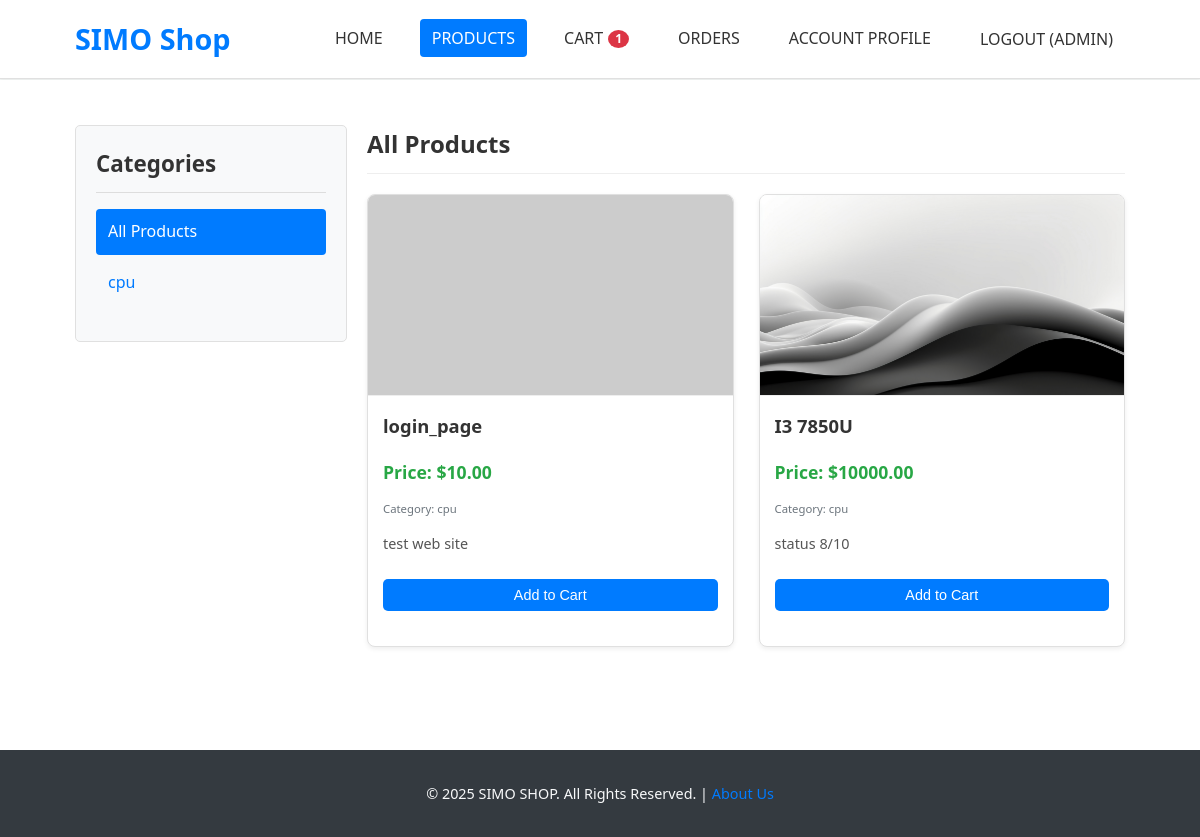
/shop/ (signed in), run on the app's committed database.
### shop/models.py (models this page shows, shortened)
class Category(models.Model):
    name = models.CharField(max_length=200, db_index=True)
    slug = models.SlugField(max_length=200, unique=True, help_text="Unique URL-friendly identifier for the category.")
    class Meta:
        ordering = ('name',)
        verbose_name = 'category'
        verbose_name_plural = 'categories'

class Product(models.Model):
    seller = models.ForeignKey(
        User,
        on_delete=models.CASCADE,
        related_name='products_for_sale',
        help_text="The user selling this product.",
        null=True,  # Allows existing rows to have no seller initially
        blank=True  # Allows form submission without it if handled in view, though our ProductForm doesn't include it
    )
    category = models.ForeignKey(Category, related_name='products', on_delete=models.SET_NULL, null=True, blank=True)
    name = models.CharField(max_length=200)
    slug = models.SlugField(max_length=200,
                            help_text="Unique URL-friendly identifier for the product. Will be auto-generated if left blank by seller.")
    description = models.TextField(blank=True)
    price = models.DecimalField(max_digits=10, decimal_places=2)
    image = models.ImageField(upload_to='products/%Y/%m/%d/', blank=True, null=True,
                              help_text="Upload a product image.")
    stock = models.PositiveIntegerField(default=0, help_text="Available stock quantity.")
    available = models.BooleanField(default=True, help_text="Is the product available for purchase?")
    created_at = models.DateTimeField(auto_now_add=True)
    updated_at = models.DateTimeField(auto_now=True)
    class Meta:
        ordering = ('-created_at',)
        indexes = [
            models.Index(fields=['id', 'slug']),
            models.Index(fields=['seller']),
        ]

### shop/views.py (the view)
# urls.py: path('', views.product_list, name='product_list_all'),
def product_list(request, category_slug=None):
    category = None
    categories = Category.objects.all()
    products = Product.objects.filter(available=True).select_related('seller', 'category')
    if category_slug:
        category = get_object_or_404(Category, slug=category_slug)
        products = products.filter(category=category)
    context = {
        'category': category,
        'categories': categories,
        'products': products,
        'cart_item_count': get_cart_item_count(request)
    }
    return render(request, 'shop/product/list.html', context)

### shop/models.py (called while the page is built)
    @property
    def get_cart_items(self):
        orderitems = self.items.all()
        total = sum([item.quantity for item in orderitems])
        return total

### shop/templatetags/shop_tags.py (called while the page is built)
@register.filter(name='is_seller')
def is_seller(user):
    if user and user.is_authenticated:
        try:
            customer_profile = getattr(user, 'customer_profile', None)
            if customer_profile:
                return customer_profile.is_seller
        except Customer.DoesNotExist: # Should not happen if using OneToOneField correctly with get_or_create
            return False
        except AttributeError: # Handles cases where customer_profile might not be directly on user
            try:
                customer = Customer.objects.get(user=user)
                return customer.is_seller
            except Customer.DoesNotExist:
                return False # No customer profile means not a seller
    return False

@register.simple_tag(takes_context=True)
def get_cart_item_count_tag(context):
    request = context.get('request')
    if request:
        from shop.views import _get_or_create_cart # Import locally to avoid circular dependency issues
        order = _get_or_create_cart(request)
        return order.get_cart_items if order else 0
    return 0

### shop/views.py (called while the page is built, shortened)
def _get_or_create_cart(request):
    customer = None
    order = None
    if request.user.is_authenticated:
        try:
            customer, created = Customer.objects.get_or_create(
                user=request.user,
                defaults={
                    'name': request.user.get_full_name() or request.user.username,
                    'email': request.user.email
                }
            )
            order, created = Order.objects.get_or_create(customer=customer, complete=False)
        except AttributeError:
            pass
    return order

def get_cart_item_count(request):
    order = _get_or_create_cart(request)
    return order.get_cart_items if order else 0

### shop/templates/shop/product/list.html (shortened to what this page needs)
{% extends "shop/base.html" %}
{% load static %}
{% block content %}
<div class="product-list-page">
    <aside id="sidebar">
        <h2>Categories</h2>
        <ul>
            <li {% if not category %}class="active"{% endif %}>
                <a href="{% url 'shop:product_list_all' %}">All Products</a>
            </li>
            {% for cat in categories %}
                <li {% if category.slug == cat.slug %}class="active"{% endif %}>
                    <a href="{% url 'shop:product_list_by_category' cat.slug %}">{{ cat.name }}</a>
                </li>
            {% endfor %}
        </ul>
    </aside>
    <section id="main-product-content">
        <h1>{% if category %}{{ category.name }}{% else %}All Products{% endif %}</h1>
        <div id="product-grid">
            {% if products %}
                {% for product in products %}
                    <div class="product-card">
                        <a href="{% url 'shop:product_detail' product.id product.slug %}" class="product-card-link">
                            {% if product.image %}
                                <img src="{{ product.image.url }}" alt="{{ product.name }}" class="product-image">
                            {% else %}
                                <img src="https://placehold.co/300x300/EFEFEF/AAAAAA?text=No+Image" alt="{{ product.name }}" class="product-image">
                            {% endif %}
                            <div class="product-info">
                                <h3>{{ product.name }}</h3>
                                <p class="product-price"><strong>Price:</strong> ${{ product.price|floatformat:2 }}</p>
                                {% if product.category %}
                                    <p class="product-category-name"><small>Category: {{ product.category.name }}</small></p>
                                {% endif %}
                                <p class="product-description-short">{{ product.description|truncatewords:15 }}</p>
                            </div>
                        </a>
                        <form method="POST" action="{% url 'shop:add_to_cart' product.id %}" class="add-to-cart-form-list">
                            <button type="submit" class="button button-small add-to-cart-button-list">Add to Cart</button>
                        </form>
                    </div>
                {% endfor %}
            {% else %}
                <p>No products found in this category.</p>
            {% endif %}
        </div>
    </section>
</div>
{% endblock content %}

### shop/templates/shop/base.html (shortened to what this page needs)
{% load static %}
{% load shop_tags %}
<html lang="en">
<head>
</head>
<body>
    <header>
        <div class="container">
            <div id="branding">
                <a href="{% url 'home_dashboard' %}">SIMO Shop</a>
            </div>
            <nav>
                <ul>
                    {% get_cart_item_count_tag as current_cart_items %}
                    {% if not user.is_authenticated %}
                        <li><a href="{% url 'shop:product_list_all' %}" class="{% if request.resolver_match.url_name == 'product_list_all' or request.resolver_match.url_name == 'product_list_by_category' %}active{% endif %}">Products</a></li>
                        <li class="cart-info">
                             <a href="{% url 'shop:cart_detail' %}" class="{% if request.resolver_match.url_name == 'cart_detail' %}active{% endif %}">
                                <span class="cart-text">Cart</span>
                                {% if current_cart_items > 0 %}
                                    <span class="cart-badge">{{ current_cart_items }}</span>
                                {% endif %}
                            </a>
                        </li>
                        <li><a href="{% url 'shop:login' %}" class="{% if request.resolver_match.url_name == 'login' %}active{% endif %}">Login</a></li>
                        <li><a href="{% url 'shop:customer_register' %}" class="{% if request.resolver_match.url_name == 'customer_register' %}active{% endif %}">Register</a></li>
                    {% else %}
                        <li><a href="{% url 'home_dashboard' %}"
                               class="{% if request.resolver_match.url_name == 'home_dashboard' %}active{% endif %}">
                               Home
                            </a>
                        </li>
                        <li><a href="{% url 'shop:product_list_all' %}" class="{% if request.resolver_match.url_name == 'product_list_all' or request.resolver_match.url_name == 'product_list_by_category' %}active{% endif %}">Products</a></li>
                         <li class="cart-info">
                             <a href="{% url 'shop:cart_detail' %}" class="{% if request.resolver_match.url_name == 'cart_detail' %}active{% endif %}">
                                <span class="cart-text">Cart</span>
                                {% if current_cart_items > 0 %}
                                    <span class="cart-badge">{{ current_cart_items }}</span>
                                {% endif %}
                            </a>
                        </li>
                        <li><a href="{% url 'shop:order_history' %}" class="{% if request.resolver_match.url_name == 'order_history' %}active{% endif %}">Orders</a></li>
                        <li><a href="{% url 'shop:customer_profile' %}" class="{% if request.resolver_match.url_name == 'customer_profile' %}active{% endif %}">Account Profile</a></li>
                        <li>
                            <form id="logout-form" method="POST" action="{% url 'shop:logout' %}" style="display: inline;">
                                <button type="submit" class="link-style-button">Logout ({{ user.username|truncatechars:15 }})</button>
                            </form>
                        </li>
                    {% endif %}
                </ul>
            </nav>
        </div>
    </header>
    <div class="main-content">
        <div class="container">
            {% block content %}{% endblock content %}
        </div>
    </div>
    <footer>
        <p>&copy; {% now "Y" %} SIMO SHOP. All Rights Reserved. | <a href="{% url 'shop:about_page' %}">About Us</a></p>
    </footer>
</body>
</html>

### shop/templates/shop/base.html (style rules this page uses)
body, html { margin: 0; padding: 0; font-family: 'Segoe UI', Tahoma, Geneva, Verdana, sans-serif; line-height: 1.6; background-color: #f4f7f6; color: #333; font-size: 16px; }
.container { width: 90%; max-width: 1200px; margin: 0 auto; padding: 0 15px; box-sizing: border-box; }
header { background: #ffffff; color: #333; padding: 1rem 0; border-bottom: 1px solid #e0e0e0; box-shadow: 0 2px 4px rgba(0,0,0,0.05); }
header a { color: #333; text-decoration: none; font-weight: 500; }
header .container { display: flex; justify-content: space-between; align-items: center; }
header #branding a { font-size: 1.8em; font-weight: 700; color: #007bff; }
header nav ul { padding: 0; list-style: none; margin: 0; display: flex; align-items: center; }
header nav ul li { margin-left: 25px; }
header nav ul li a, header nav ul li button.link-style-button { padding: 8px 12px; border-radius: 4px; transition: background-color 0.2s ease-in-out, color 0.2s ease-in-out; background: none; border: none; color: #333; cursor: pointer; font-family: inherit; font-size: inherit; font-weight: 500; text-transform: uppercase; }
header nav ul li a:hover, header nav ul li a.active { background-color: #007bff; color: #fff; }
.cart-info a { position: relative; display: flex; align-items: center; }
.cart-info a .cart-text { margin-right: 5px; }
.cart-badge { background-color: #dc3545; color: white; border-radius: 50%; padding: 3px 7px; font-size: 0.75em; font-weight: bold; line-height: 1; position: relative; }
.main-content { padding: 25px 0; min-height: calc(100vh - 100px - 80px); background-color: #ffffff; margin-top: 1px; }
.main-content .container { background-color: #ffffff; padding-top: 20px; padding-bottom: 20px; border-radius: 5px; }
footer { background: #343a40; color: #f8f9fa; text-align: center; padding: 2rem 0; margin-top: auto; font-size: 0.9em; }
footer p { margin: 0; }
footer a { color: #007bff; text-decoration: none; }
.button, button, input[type="submit"] { display: inline-block; background-color: #007bff; color: white; padding: 10px 20px; text-decoration: none; border: none; border-radius: 5px; cursor: pointer; font-size: 1em; transition: background-color 0.2s ease-in-out; }
.button-small { padding: 6px 12px; font-size: 0.9em; }
form { margin-bottom: 20px; }

### shop/templates/shop/product/list.html (style rules this page uses)
.product-list-page { display: flex; gap: 20px; }
#sidebar { flex: 0 0 230px; padding: 20px; background-color: #f8f9fa; border-radius: 5px; height: fit-content; border: 1px solid #e0e0e0; }
#sidebar h2 { margin-top: 0; margin-bottom: 15px; font-size: 1.4em; color: #333; border-bottom: 1px solid #ddd; padding-bottom: 10px; }
#sidebar ul { list-style-type: none; padding: 0; }
#sidebar ul li a { text-decoration: none; color: #007bff; display: block; padding: 10px 12px; border-radius: 4px; margin-bottom: 5px; transition: background-color 0.2s ease, color 0.2s ease; }
#sidebar ul li a:hover, #sidebar ul li.active a { background-color: #007bff; color: #fff; }
#main-product-content { flex: 1; }
#main-product-content h1 { margin-top: 0; margin-bottom: 20px; border-bottom: 1px solid #eee; padding-bottom: 10px; }
#product-grid { display: grid; grid-template-columns: repeat(auto-fit, minmax(250px, 1fr)); gap: 25px; }
.product-card { background-color: #fff; border: 1px solid #e0e0e0; border-radius: 8px; overflow: hidden; box-shadow: 0 2px 5px rgba(0,0,0,0.07); display: flex; flex-direction: column; transition: box-shadow 0.3s ease; }
.product-card-link { text-decoration: none; color: inherit; display: block; flex-grow: 1; }
.product-image { width: 100%; height: 200px; object-fit: cover; border-bottom: 1px solid #eee; }
.product-info { padding: 15px; }
.product-info h3 { margin-top: 0; margin-bottom: 8px; font-size: 1.15em; color: #333; }
.product-price { font-size: 1.1em; font-weight: bold; color: #28a745; margin-bottom: 8px; }
.product-category-name { font-size: 0.85em; color: #6c757d; margin-bottom: 8px; }
.product-description-short { font-size: 0.9em; color: #555; line-height: 1.5; margin-bottom: 10px; }
.add-to-cart-form-list { padding: 0 15px 15px 15px; margin-top: auto; }
.button.button-small.add-to-cart-button-list { width: 100%; padding: 8px 10px; font-size: 0.9em; }

### data on the page
Category: name "cpu"
Product: name "login_page", price "10.00", category.name "cpu", description "test web site"
Product: image (picture), name "I3 7850U", price "10000.00", category.name "cpu", description "status 8/10"

### other printed values
{{ current_cart_items }} "1"
{{ user.username|truncatechars:15 }} "ADMIN"
